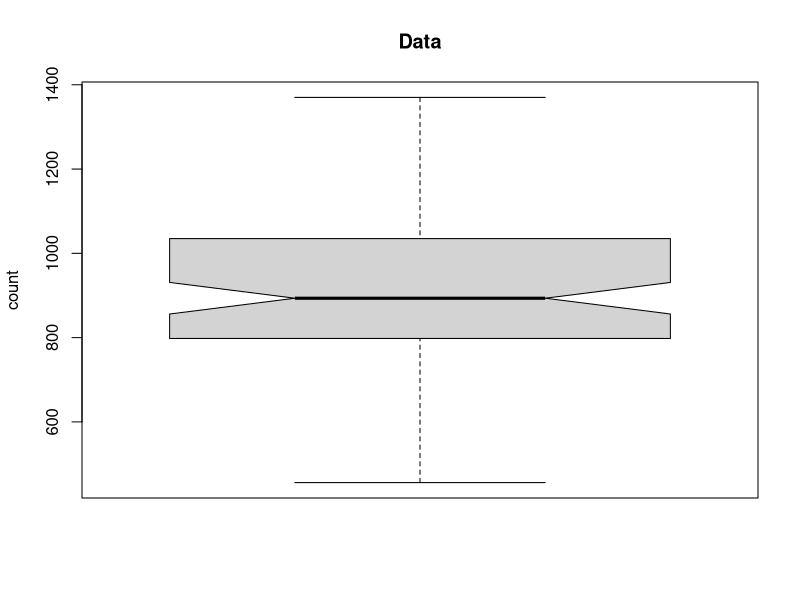

Write R code to recreate this figure.
# Membuat Boxplot dari data tunggal

# Langkah 1 : Input Data
data <- c(1120,1160,963,1210,1160,1160,813,1230,1370,1140,995,935,1110,994,1020,
          960,1180,799,958,1140,1100,1210,1150,1250,1260,1220,1030,1100,774,840,
          874,694,940,833,701,916,692,1020,1050,969,831,726,456,824,702,1120,
          1100,832,764,821,768,845,864,862,698,845,744,796,1040,759,781,865,845,
          944,984,897,822,1010,771,676,649,846,812,742,801,1040,860,874,848,890,
          744,749,838,1050,918,986,797,923,975,815,1020,906,901,1170,912,746,919,
          718,714,740)
boxplot(data, main = "Data", ylab = "count", notch = TRUE, 
        varwidth = TRUE)

